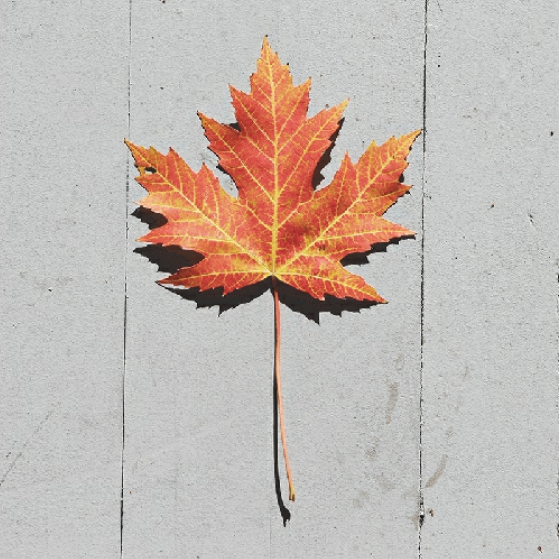
#> input picture img/folha_color.png, 560 x 559 px
$ python 'arquivo 1.py'
#> lines starting #> are read from the running program, lines starting #| are printed output that depends on the picture
import cv2

img = cv2.imread("../img/folha_color.png")
#> img is the input picture: shape (559, 560, 3); mean B, G, R 178.8, 185.1, 195.9
cv2.imshow("Original", img)

altura = img.shape[0]
#> altura = 559
largura = img.shape[1]
#> largura = 560
centro = (altura / 2, largura/2)
#> centro = (279.5, 280)
#centro, angulo e escala
matriz = cv2.getRotationMatrix2D(centro, 180, 1)

img_rotacionada = cv2.warpAffine(img, matriz, (largura, altura))
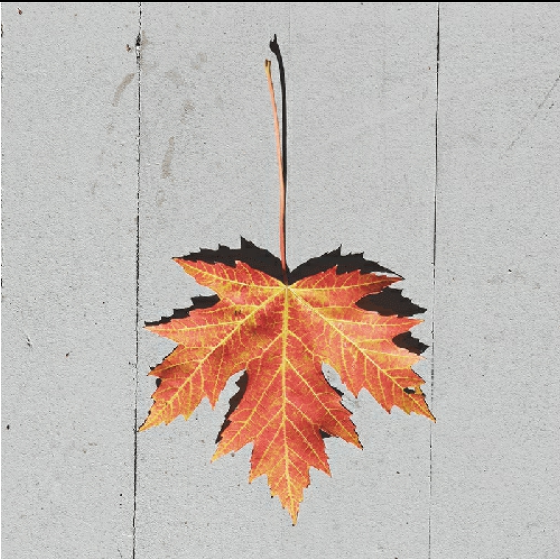
#> img_rotacionada: shape (559, 560, 3); mean B, G, R 178.1, 184.3, 195.2
cv2.imshow("Imagem rotacionada", img_rotacionada)
cv2.waitKey()
